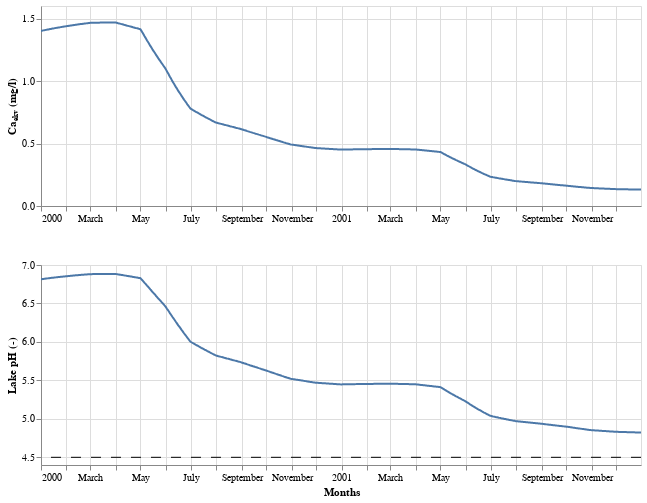

Notebook code cell kept with this figure:
### Markdown cell above
## 3. Model

Requires as input a **lake object** and a **lime product** object. 

By default, the lime dose is 10 mg/l, the liming month is 7, the spreading method is `wet`, the soluble fraction for lake-bottom lime is 1, the rate coefficient for lake-bottom lime is 0.1, the decay constant for lime becoming inactive is 0.1, the maximum concentration is 8.5 mg-Ca/l, and the number of months simulated is 24. This behaviour can be changed/overridden by passing kwargs to the constructor.

### Code cell
model = lm.Model(
    lake,
    prod,
    lime_dose=10,
    lime_month=1,
    spr_meth="wet",
    spr_prop=0.5,
    F_sol=1,
    rate_const=0.1,
    activity_const=0.1,
    ca_aq_sat=8.5,
    n_months=24,
)

print(f"Method factor for '{model.spr_meth}': {model.method_fac:.1f}.")
print(
    f"Instananeous ΔCa-equivalents: {model.C_inst0:.2f} mg/l ({model.C_inst0 * 100.09/40.08:.2f} mg-CaCO3/l)."
)
print(
    f"Slow, lake-bottom ΔCa-equivalents: {model.C_bott0:.2f} mg/l ({model.C_bott0 * 100.09/40.08:.2f} mg-CaCO3/l)."
)
model.plot_result(lib="Altair")

### Figure 1 — Vega-Lite specification as saved in the notebook (floating-point values rounded to 4 significant figures; data arrays with more than 128 entries replaced by an {"elided": "..."} marker saying what was removed)
{"config": {"view": {"continuousWidth": 300, "continuousHeight": 300}}, "vconcat": [{"data": {"name": "data-7d30be859cdcd5ce764966dab839bf45"}, "mark": {"type": "line"}, "encoding": {"tooltip": [{"field": "date", "type": "temporal"}, {"field": "Ca (mg/l)", "format": ",.2f", "type": "quantitative"}], "x": {"axis": {"grid": true, "title": " "}, "field": "date", "type": "temporal"}, "y": {"axis": {"title": "Caₑₖᵥ (mg/l)"}, "field": "Ca (mg/l)", "type": "quantitative"}}, "height": 200, "name": "view_6", "width": 600}, {"layer": [{"data": {"name": "data-7d30be859cdcd5ce764966dab839bf45"}, "mark": {"type": "line"}, "encoding": {"tooltip": [{"field": "date", "type": "temporal"}, {"field": "pH", "format": ",.2f", "type": "quantitative"}], "x": {"axis": {"grid": true, "title": "Months"}, "field": "date", "type": "temporal"}, "y": {"axis": {"title": "Lake pH (-)"}, "field": "pH", "scale": {"zero": false}, "type": "quantitative"}}, "name": "view_5"}, {"data": {"name": "data-6365363ef254e581922c1ab3482028c7"}, "mark": {"type": "rule", "strokeDash": [10, 10]}, "encoding": {"y": {"field": "pH", "type": "quantitative"}}}], "height": 200, "width": 600}], "params": [{"name": "param_7", "select": {"type": "interval", "encodings": ["x", "y"]}, "bind": "scales", "views": ["view_6"]}, {"name": "param_6", "select": {"type": "interval", "encodings": ["x", "y"]}, "bind": "scales", "views": ["view_5"]}], "$schema": "https://vega.github.io/schema/vega-lite/v5.16.3.json", "datasets": {"data-7d30be859cdcd5ce764966dab839bf45": {"elided": "731 records"}, "data-6365363ef254e581922c1ab3482028c7": [{"pH": 4.5}]}}
